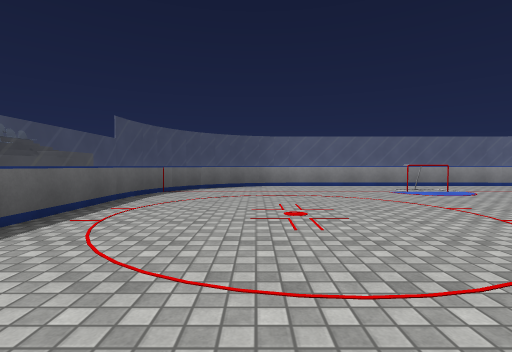
view 1 (above)

16 first-person views from a walk through a 3-D level made in the Unity game engine. The camera is 1.2 m above the floor, tilts 2° down and sees 85° across. The floor is counted in squares, 2 m on a side. Each view is taken from the middle of a square. On the plan, view 1 faces up. The plan holds only what a view shows up to about 9 squares ahead; the rest is blank. Some surface patterns are stand-ins.

view 2
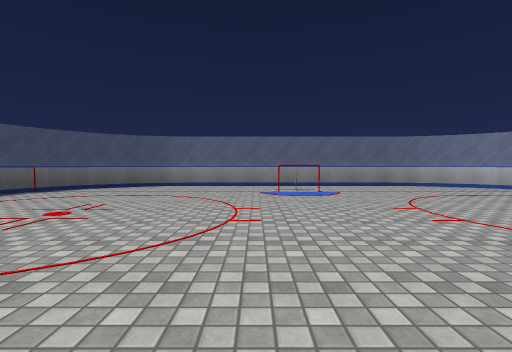

view 3
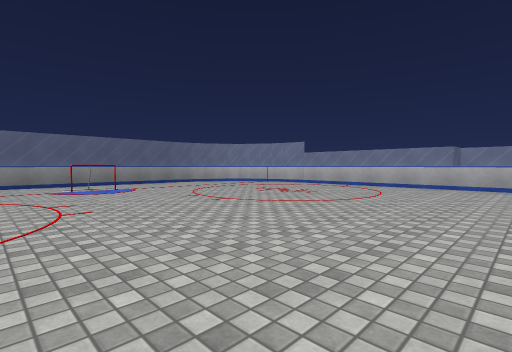

view 4
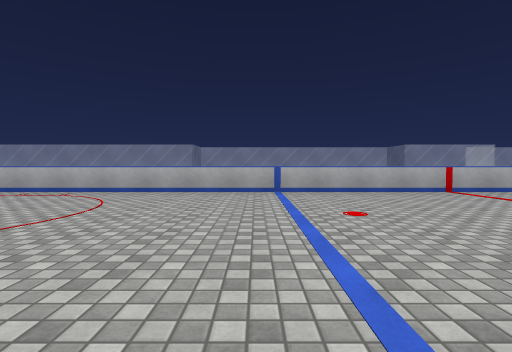

view 5
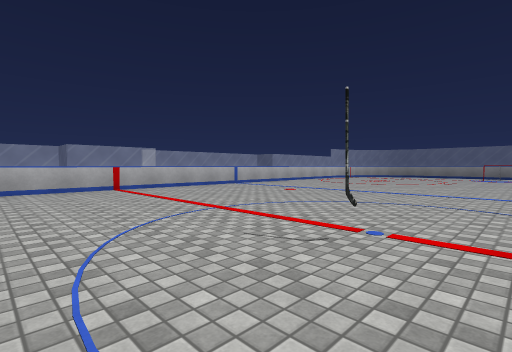

view 6
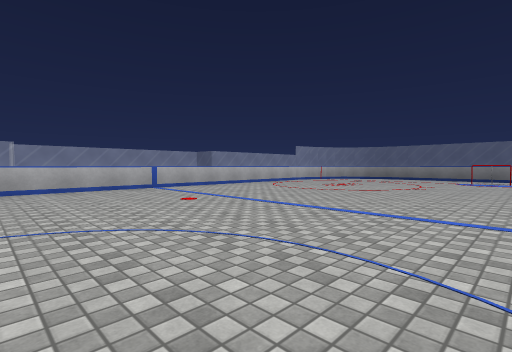

view 7
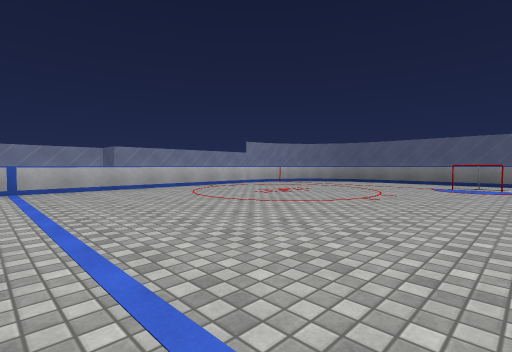

view 8
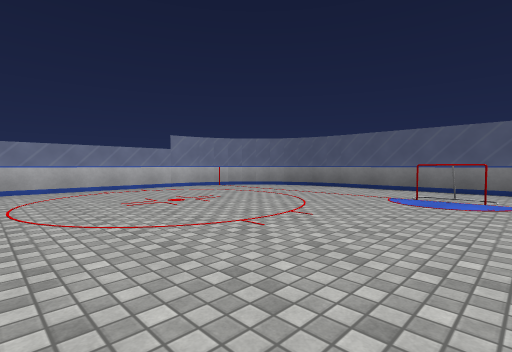

view 9
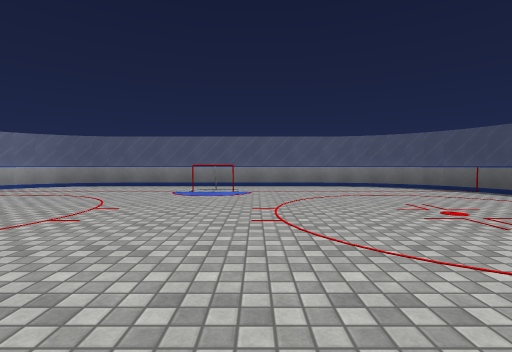

view 10
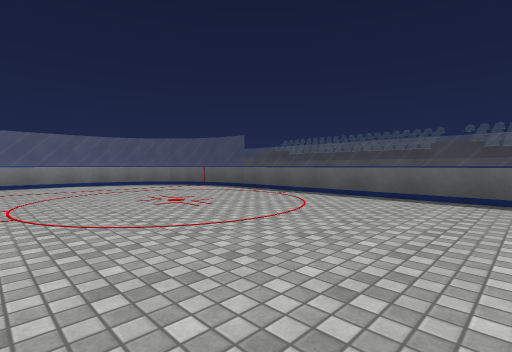

view 11
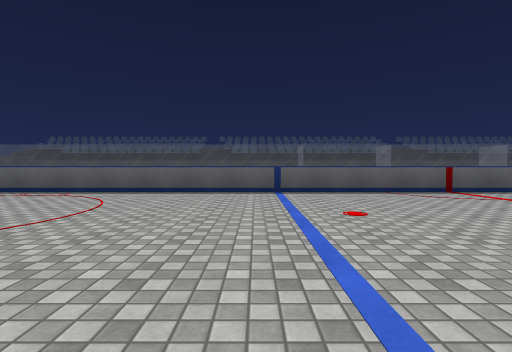

view 12
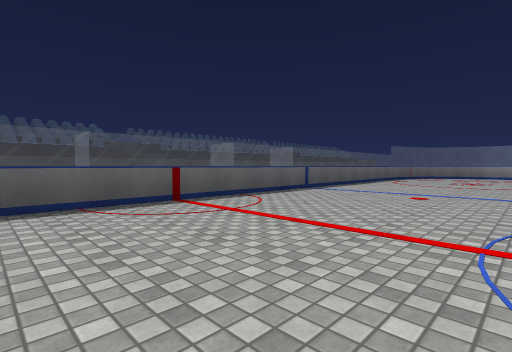

view 13
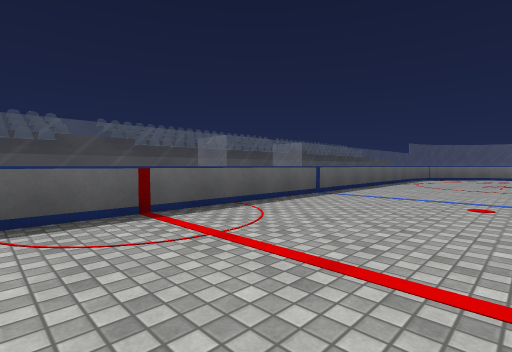

view 14
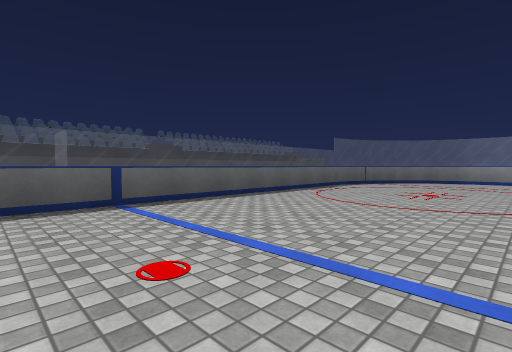

view 15
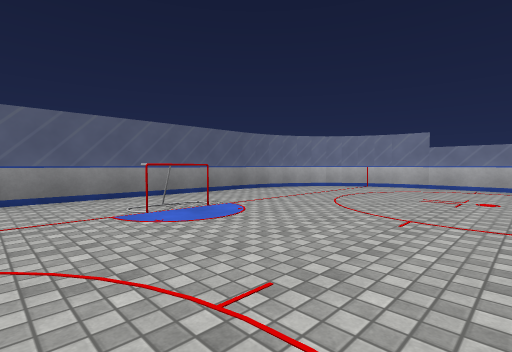

view 16
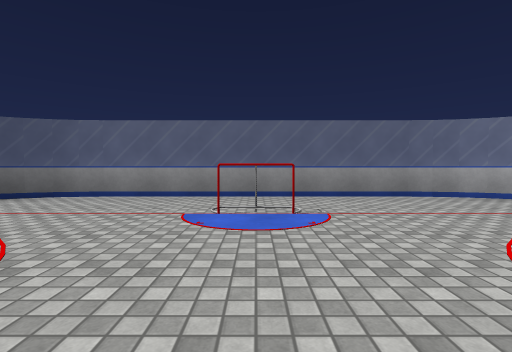

### Floor plan
Points are (right, up) in squares from view 1. A wall is a line through its corners. A room is listed if a view was taken in it or the views show most of it. See-through windows are left out.
Room 1 (views 1, 2, 3, 4, 5, 6, 7, 8, 9, 10, 11, 12, 13, 14, 15, 16)
walls: (3.5, -17.5) (4.5, -17.5); (10.5, -16.5) (10.5, 5.5); (4.5, 6.5) (3.5, 6.5); (4.6, 6.5) (3.5, 6.6); (-2.4, -16.8) (-2.2, -17.4); (10.4, -17) (10.5, -16.4); (-2.2, -17.3) (-2, -17.8); (10.2, -17.4) (10.4, -16.9); (-3.8, -16.4) (-3.8, -17.2); (10.5, 5.4) (10.4, 6); (-2, -17.7) (-1.8, -18.2); (10, -17.7) (10.2, -17.3); (-2.5, 5.5) (-2.5, -16.5) (-2.4, -17); (-1.8, -18.1) (-1.4, -18.6); (10.4, 5.8) (10.2, 6.4); (-2.4, 5.9) (-2.5, 5.4); (-3.3, 5.4) (-3.3, -16.4); (-1.5, -18.5) (-1.1, -18.8); (-1.2, -18.7) (-0.7, -19.1); (9, -18.8) (9.5, -18.4); (10.3, 6.3) (10, 6.8); (-0.8, -19) (-0.3, -19.3); (-2.2, 6.4) (-2.4, 5.8); (-0.4, -19.2) (0.2, -19.4); (8.7, -19.1) (9.2, -18.7); (0.5, -19.5) (7.5, -19.5) (7.9, -19.4) (8.4, -19.2); (8.3, -19.3) (8.8, -19); (0, -19.4) (0.6, -19.5); (10, 6.7) (9.8, 7.1) (9.4, 7.6); (-2, 6.8) (-2.3, 6.3); (-1.7, 7.2) (-2.1, 6.7); (9.5, 7.4) (9.1, 7.8) (8.7, 8.1); (-1.4, 7.5) (-1.8, 7); (-1, 7.8) (-1.5, 7.4); (8.8, 8) (8.3, 8.3); (-3.8, 6.6) (-3.8, 5.4); (8.4, 8.2) (7.9, 8.4) (7.4, 8.5); (0.2, 8.4) (-0.4, 8.2); (0.6, 8.5) (0, 8.4); (7.5, 8.5) (0.5, 8.5); (-0.3, 8.3) (-0.7, 8) (-1.1, 7.8)

Where each view was taken, in squares from view 1:
view 1: 0 up, 0 right, facing up
view 2: 0 up, 3 right, facing up
view 3: 1 down, 2 right, facing up-right
view 4: 1 down, 4 right, facing right
view 5: 3 down, 3 right, facing down-right
view 6: 6 down, 3 right, facing down-right
view 7: 9 down, 3 right, facing down-right
view 8: 12 down, 3 right, facing down-right
view 9: 11 down, 3 right, facing down
view 10: 10 down, 3 right, facing down-left
view 11: 10 down, 4 right, facing left
view 12: 8 down, 2 right, facing up-left
view 13: 7 down, 1 right, facing up-left
view 14: 3 down, 2 right, facing up-left
view 15: 3 up, 2 right, facing up-right
view 16: 3 up, 4 right, facing up
